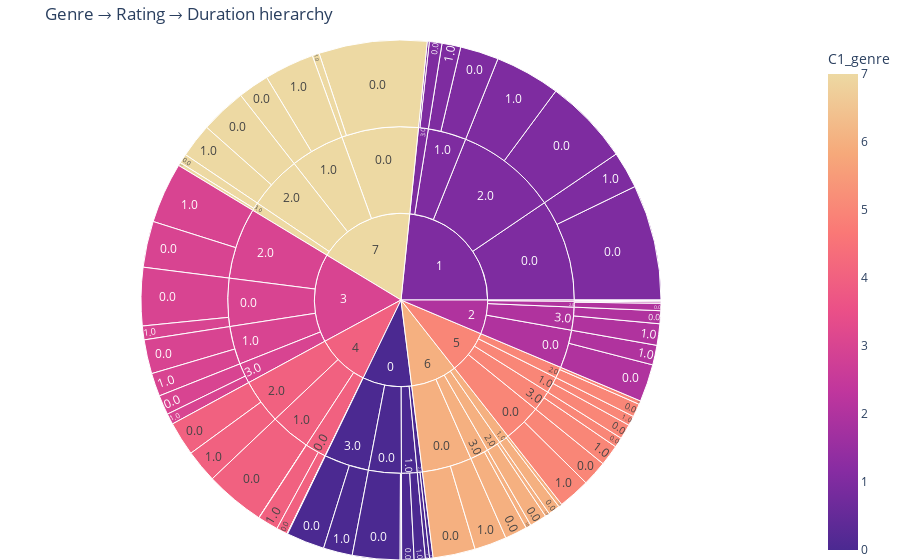

Here is the notebook cell this chart was saved with:
### Markdown cell above
**9 Interactive sunburst (genre → rating → duration)**

### Code cell
fig = px.sunburst(
    df,
    path=["C1_genre", "C2_rate", "C3_dur"],
    title="Genre → Rating → Duration hierarchy",
    color="C1_genre",
    color_continuous_scale="Agsunset",
    maxdepth=-1,
)
fig.update_layout(margin=dict(t=40, l=0, r=0, b=0))
fig.show()

### Figure 1 — Plotly figure (JSON) as saved in the notebook; plotly's stock layout.template omitted (floating-point values rounded to 4 significant figures)
{"data": [{"branchvalues": "total", "customdata": [[0], [1], [2], [3], [4], [5], [6], [7], [0], [1], [2], [3], [4], [5], [6], [7], [0], [1], [2], [3], [4], [5], [6], [7], [0], [1], [2], [3], [4], [5], [6], [7], [0], [1], [2], [3], [4], [5], [6], [7], [0], [1], [2], [3], [4], [5], [6], [7], [0], [1], [2], [3], [4], [5], [6], [7], [0], [1], [2], [3], [4], [5], [6], [7], [0], [1], [2], [3], [4], [5], [6], [7], [0], [1], [2], [3], [4], [5], [6], [7], [0], [1], [2], [3], [4], [5], [6], [7], [0], [1], [2], [3], [4], [5], [6], [7], [0], [1], [2], [3], [4], [5], [6], [7]], "domain": {"x": [0, 1], "y": [0, 1]}, "hovertemplate": "labels=%{label}<br>count=%{value}<br>parent=%{parent}<br>id=%{id}<br>C1_genre=%{color}<extra></extra>", "ids": ["0/0.0/0.0", "1/0.0/0.0", "2/0.0/0.0", "3/0.0/0.0", "4/0.0/0.0", "5/0.0/0.0", "6/0.0/0.0", "7/0.0/0.0", "0/1.0/0.0", "1/1.0/0.0", "2/1.0/0.0", "3/1.0/0.0", "4/1.0/0.0", "5/1.0/0.0", "6/1.0/0.0", "7/1.0/0.0", "0/2.0/0.0", "1/2.0/0.0", "2/2.0/0.0", "3/2.0/0.0", "4/2.0/0.0", "5/2.0/0.0", "6/2.0/0.0", "7/2.0/0.0", "0/3.0/0.0", "1/3.0/0.0", "2/3.0/0.0", "3/3.0/0.0", "4/3.0/0.0", "5/3.0/0.0", "6/3.0/0.0", "7/3.0/0.0", "0/0.0/1.0", "1/0.0/1.0", "2/0.0/1.0", "3/0.0/1.0", "4/0.0/1.0", "5/0.0/1.0", "6/0.0/1.0", "7/0.0/1.0", "0/1.0/1.0", "1/1.0/1.0", "2/1.0/1.0", "3/1.0/1.0", "4/1.0/1.0", "5/1.0/1.0", "6/1.0/1.0", "7/1.0/1.0", "0/2.0/1.0", "1/2.0/1.0", "2/2.0/1.0", "3/2.0/1.0", "4/2.0/1.0", "5/2.0/1.0", "6/2.0/1.0", "7/2.0/1.0", "0/3.0/1.0", "1/3.0/1.0", "2/3.0/1.0", "3/3.0/1.0", "4/3.0/1.0", "5/3.0/1.0", "6/3.0/1.0", "7/3.0/1.0", "0/0.0", "1/0.0", "2/0.0", "3/0.0", "4/0.0", "5/0.0", "6/0.0", "7/0.0", "0/1.0", "1/1.0", "2/1.0", "3/1.0", "4/1.0", "5/1.0", "6/1.0", "7/1.0", "0/2.0", "1/2.0", "2/2.0", "3/2.0", "4/2.0", "5/2.0", "6/2.0", "7/2.0", "0/3.0", "1/3.0", "2/3.0", "3/3.0", "4/3.0", "5/3.0", "6/3.0", "7/3.0", "0", "1", "2", "3", "4", "5", "6", "7"], "labels": ["0.0", "0.0", "0.0", "0.0", "0.0", "0.0", "0.0", "0.0", "0.0", "0.0", "0.0", "0.0", "0.0", "0.0", "0.0", "0.0", "0.0", "0.0", "0.0", "0.0", "0.0", "0.0", "0.0", "0.0", "0.0", "0.0", "0.0", "0.0", "0.0", "0.0", "0.0", "0.0", "1.0", "1.0", "1.0", "1.0", "1.0", "1.0", "1.0", "1.0", "1.0", "1.0", "1.0", "1.0", "1.0", "1.0", "1.0", "1.0", "1.0", "1.0", "1.0", "1.0", "1.0", "1.0", "1.0", "1.0", "1.0", "1.0", "1.0", "1.0", "1.0", "1.0", "1.0", "1.0", "0.0", "0.0", "0.0", "0.0", "0.0", "0.0", "0.0", "0.0", "1.0", "1.0", "1.0", "1.0", "1.0", "1.0", "1.0", "1.0", "2.0", "2.0", "2.0", "2.0", "2.0", "2.0", "2.0", "2.0", "3.0", "3.0", "3.0", "3.0", "3.0", "3.0", "3.0", "3.0", "0", "1", "2", "3", "4", "5", "6", "7"], "marker": {"coloraxis": "coloraxis", "colors": [0, 1, 2, 3, 4, 5, 6, 7, 0, 1, 2, 3, 4, 5, 6, 7, 0, 1, 2, 3, 4, 5, 6, 7, 0, 1, 2, 3, 4, 5, 6, 7, 0, 1, 2, 3, 4, 5, 6, 7, 0, 1, 2, 3, 4, 5, 6, 7, 0, 1, 2, 3, 4, 5, 6, 7, 0, 1, 2, 3, 4, 5, 6, 7, 0, 1, 2, 3, 4, 5, 6, 7, 0, 1, 2, 3, 4, 5, 6, 7, 0, 1, 2, 3, 4, 5, 6, 7, 0, 1, 2, 3, 4, 5, 6, 7, 0, 1, 2, 3, 4, 5, 6, 7]}, "maxdepth": -1, "name": "", "parents": ["0/0.0", "1/0.0", "2/0.0", "3/0.0", "4/0.0", "5/0.0", "6/0.0", "7/0.0", "0/1.0", "1/1.0", "2/1.0", "3/1.0", "4/1.0", "5/1.0", "6/1.0", "7/1.0", "0/2.0", "1/2.0", "2/2.0", "3/2.0", "4/2.0", "5/2.0", "6/2.0", "7/2.0", "0/3.0", "1/3.0", "2/3.0", "3/3.0", "4/3.0", "5/3.0", "6/3.0", "7/3.0", "0/0.0", "1/0.0", "2/0.0", "3/0.0", "4/0.0", "5/0.0", "6/0.0", "7/0.0", "0/1.0", "1/1.0", "2/1.0", "3/1.0", "4/1.0", "5/1.0", "6/1.0", "7/1.0", "0/2.0", "1/2.0", "2/2.0", "3/2.0", "4/2.0", "5/2.0", "6/2.0", "7/2.0", "0/3.0", "1/3.0", "2/3.0", "3/3.0", "4/3.0", "5/3.0", "6/3.0", "7/3.0", "0", "1", "2", "3", "4", "5", "6", "7", "0", "1", "2", "3", "4", "5", "6", "7", "0", "1", "2", "3", "4", "5", "6", "7", "0", "1", "2", "3", "4", "5", "6", "7", "", "", "", "", "", "", "", ""], "type": "sunburst", "values": [162, 394, 128, 198, 38, 86, 144, 368, 42, 131, 4, 116, 204, 51, 40, 106, 12, 294, 25, 157, 116, 45, 58, 157, 130, 43, 44, 67, 1, 34, 76, 32, 5, 126, 67, 47, 70, 109, 110, 24, 38, 64, 2, 79, 1, 33, 12, 170, 14, 223, 5, 207, 112, 12, 15, 116, 99, 7, 73, 37, 1, 71, 18, 11, 167, 520, 195, 245, 108, 195, 254, 392, 80, 195, 6, 195, 205, 84, 52, 276, 26, 517, 30, 364, 228, 57, 73, 273, 229, 50, 117, 104, 2, 105, 94, 43, 502, 1282, 348, 908, 543, 441, 473, 984]}], "layout": {"coloraxis": {"colorbar": {"title": {"text": "C1_genre"}}, "colorscale": [[0, "rgb(75, 41, 145)"], [0.1667, "rgb(135, 44, 162)"], [0.3333, "rgb(192, 54, 157)"], [0.5, "rgb(234, 79, 136)"], [0.6667, "rgb(250, 120, 118)"], [0.8333, "rgb(246, 169, 122)"], [1, "rgb(237, 217, 163)"]]}, "legend": {"tracegroupgap": 0}, "margin": {"b": 0, "l": 0, "r": 0, "t": 40}, "title": {"text": "Genre → Rating → Duration hierarchy"}}}
